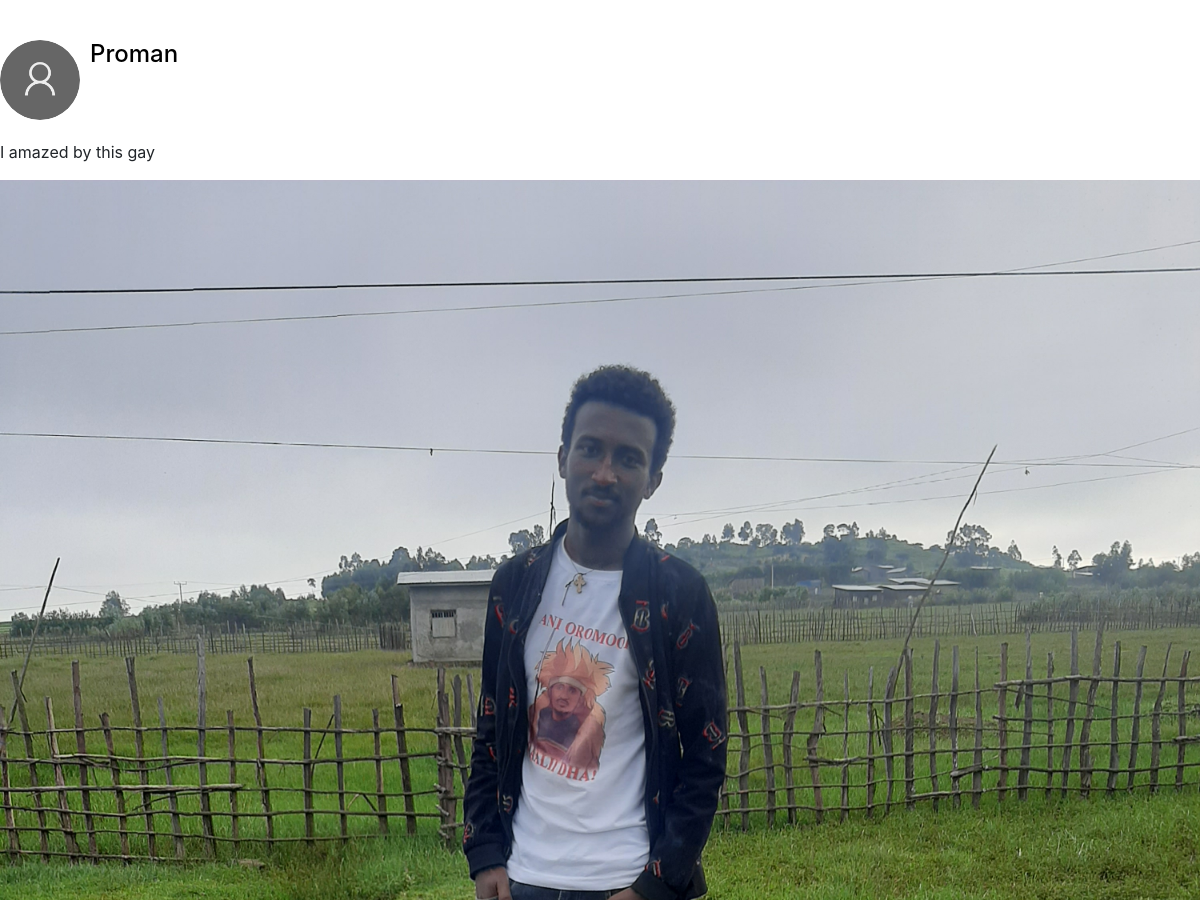
The page /post/postdetail/3/ (upper part) on the database as committed earlier.
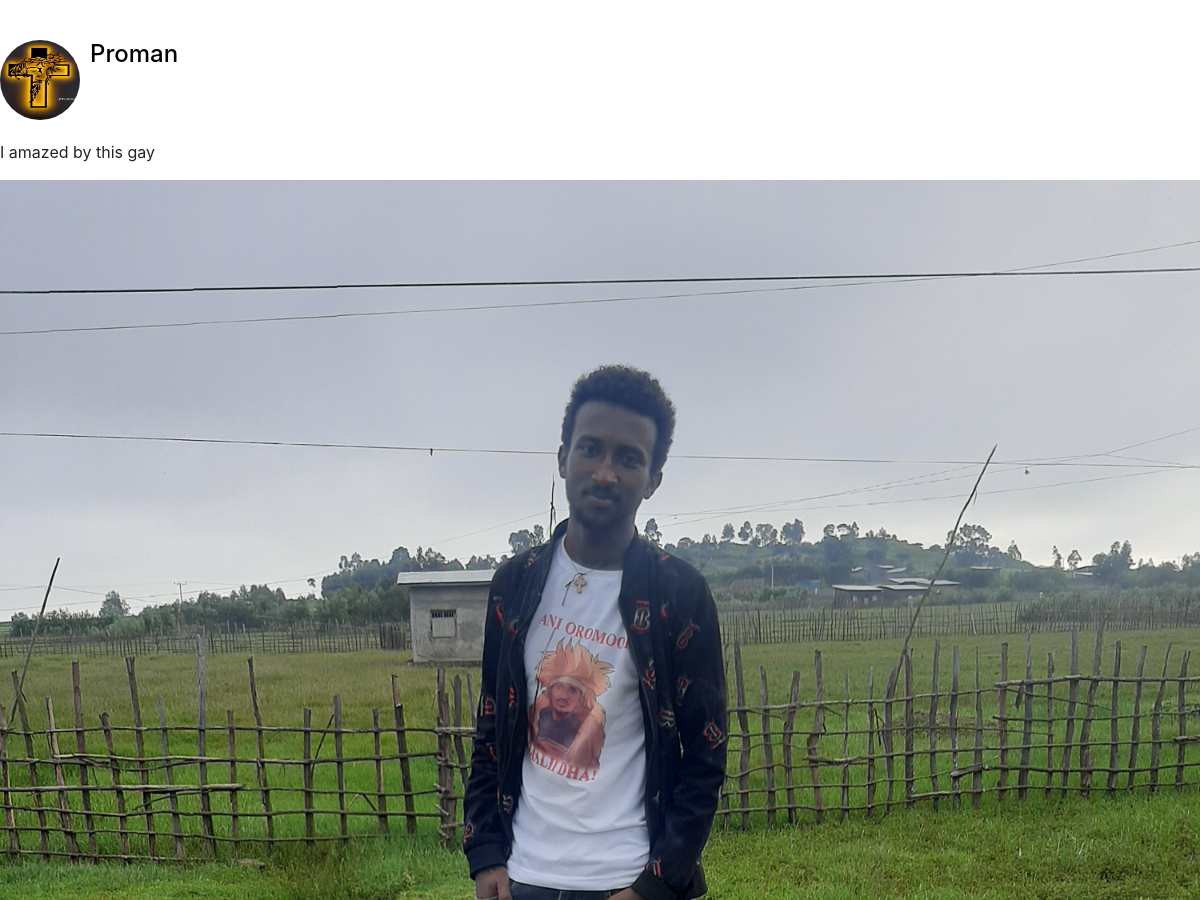
The same page on the database as committed later.
### post/models.py (models this page shows)
class PostModel(models.Model):
    profile = models.ForeignKey(UserProfile,on_delete=models.CASCADE)
    description = models.TextField(max_length=100)
    image = models.ImageField(upload_to="posts")
    created_at = models.DateTimeField(auto_now_add=True,blank=True)
    like = models.IntegerField(default=0,blank=True)
    comment = models.IntegerField(default=0,blank=True)

### user_profile/models.py (models this page shows, shortened)
class UserProfile(models.Model):
    user = models.OneToOneField(User,on_delete=models.CASCADE)
    name = models.CharField(max_length=50,help_text="Profile Username")
    bio = models.TextField(max_length=100,default="write your bio",blank=True)
    image = models.ImageField(default="default.png",
                              upload_to="profile_img")

### post/views.py (the view, shortened to what this page needs)
# urls.py: path('postdetail/<int:pk>/',views.PostDetail.as_view(),name="postdetail"),
class PostDetail(DetailView):
    model = PostModel
    def get_context_data(self,*args,**kwargs):
        context = super().get_context_data(*args,**kwargs)
        post = PostModel.objects.get(pk=self.kwargs.get('pk'))
        context['comments'] = CommentModel.objects.filter(post=post)
        return context

### templates/post/postmodel_detail.html (shortened to what this page needs)
{%load static %}
<!DOCTYPE html>
<html>
<head>
	<link rel="stylesheet" href="https://cdnjs.cloudflare.com/ajax/libs/font-awesome/5.15.4/css/all.min.css" />
    <link rel="stylesheet" href="https://maxcdn.bootstrapcdn.com/bootstrap/4.5.2/css/bootstrap.min.css">
  <link rel="stylesheet" href="https://cdnjs.cloudflare.com/ajax/libs/font-awesome/5.15.4/css/all.min.css">
    <link rel="stylesheet" href="https://stackpath.bootstrapcdn.com/bootstrap/4.5.2/css/bootstrap.min.css">
    <link rel="stylesheet" href="https://cdnjs.cloudflare.com/ajax/libs/font-awesome/5.15.4/css/all.min.css">
    <link rel="stylesheet" href="{%static 'post/post_detail.css'%}" type="text/css"/>
</head>
<body>
	<div class="container2">
    <div class="post-container">
      <img class="profile-image2" src="{{object.profile.image.url}}" alt="Profile Image">
      <div class="post-info">
          <h4><a class="pro-lnk" href="{%url 'profile' object.profile.id%}">{{object.profile.name}}</a></h4>
            </div>
    </div>
    <p>{{object.description}}</p>
    <img class="post-image" src="{{object.image.url}}" alt="Post Image">
  </div>
</body>
</html>

Rows that differ between the two databases and show on the page:
changed through a linked row, PostModel "I amazed by this gay": profile.image: picture added in place of a placeholder
